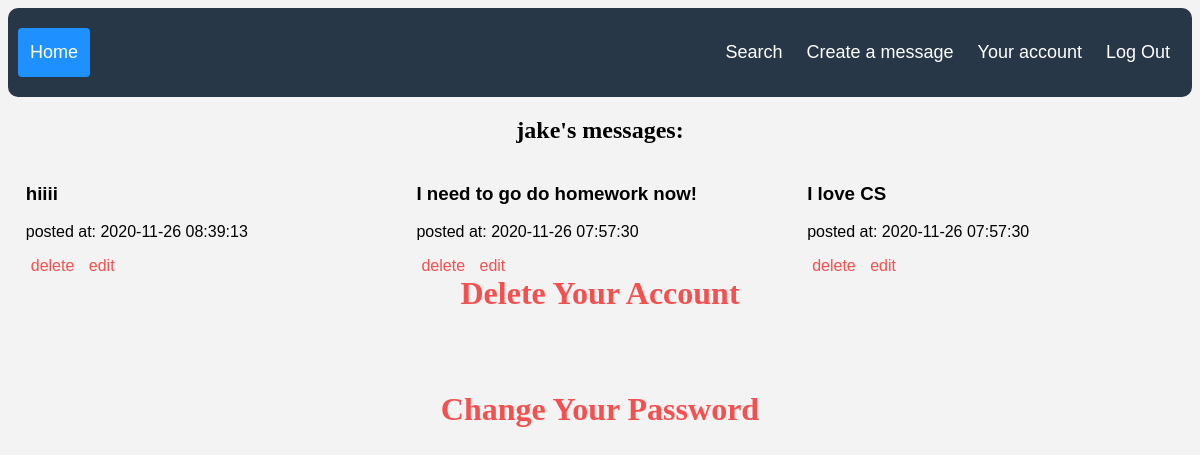
Page /user (signed in) on the committed database.
### tables this page shows
CREATE TABLE messages (
    id integer primary key,
    sender_id text not null,
    message text not null,
    created_at timestamp not null default current_timestamp
);

### lab.py (the view)
@app.route('/user')
def user():
    if(request.cookies.get('username') and request.cookies.get('password')):
        con = sqlite3.connect('database.db')
        cur = con.cursor()
        cur.execute('''
            SELECT message, created_at, id from messages where sender_id=?;
        ''', (request.cookies.get('username'),))
        rows = cur.fetchall()
        messages = []
        for row in rows:
            messages.append({'text': row[0], 'created_at': row[1], 'id':row[2]})
        messages.reverse()
        return make_response(render_template('user.html', messages=messages, username=request.cookies.get('username'), password=request.cookies.get('password')))
    else:
        return login()

### templates/user.html (shortened to what this page needs)
{% extends 'base.html' %}
{% block content %}
<h2>{{username}}'s messages: </h2>
{% for message in messages %}
<div class="display-messages">
    <h3>{{message.text}}</h3>
    <p>posted at: {{message.created_at}}</p>
    <a class="delete-message" href= "/delete_message/{{message.id}}">delete </a>
    <a class="delete-message" href= "/edit_message/{{message.id}}"> edit </a>
    <br>
</div>
{% endfor %}
<br>
<br>
<h1> <a class="button-account" href= '/delete_account/{{username}}'>Delete Your Account</a>  </h1>
<br>
<br>
<h1> <a class="button-account" href= '/change_password/{{username}}'>Change Your Password</a>  </h1>
{% endblock %}

### static/style.css (style rules this page uses)
body { color: black; background-color:#F3F3F3; }
h1, h2 { font-family: 'Corben', Georgia, Times, serif; text-align: center; }
p, div { font-family: 'Nobile', Helvetica, Arial, sans-serif; }
.delete-message { color: rgb(244, 80, 80); padding: 5px; text-decoration: none; }
.display-messages { float: left; margin: 0 1.5%; width: 30%; }
.button-account { text-align: center; color: rgb(244, 80, 80); padding: 5px; text-decoration: none; }

### rows in the picture
messages: text "hiiii", created_at "2020-11-26 08:39:13"
messages: text "I need to go do homework now!", created_at "2020-11-26 07:57:30"
messages: text "I love CS", created_at "2020-11-26 07:57:30"

### other values in the picture
{{ username }} "jake"
